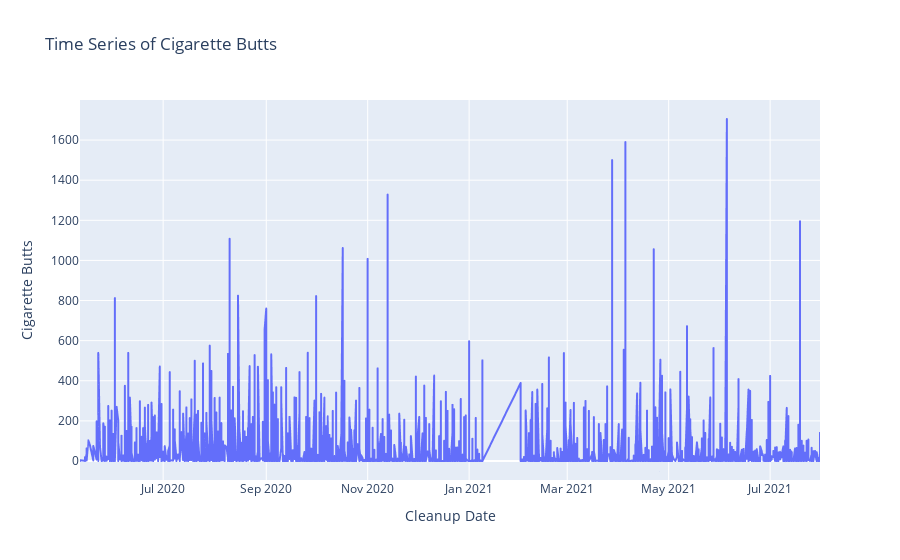

The notebook cell saved with this chart:
### Code cell
data2 = data.sort_values(by="Cleanup Date")
plot = px.line(data2, x="Cleanup Date", y="Cigarette Butts", title="Time Series of Cigarette Butts")
plot.show()

### Figure 1 — Plotly figure (JSON) as saved in the notebook; plotly's stock layout.template omitted (floating-point values rounded to 4 significant figures; data arrays with more than 128 entries replaced by an {"elided": "..."} marker saying what was removed)
{"data": [{"hovertemplate": "Cleanup Date=%{x}<br>Cigarette Butts=%{y}<extra></extra>", "legendgroup": "", "line": {"color": "#636efa", "dash": "solid"}, "marker": {"symbol": "circle"}, "mode": "lines", "name": "", "showlegend": false, "type": "scattergl", "x": {"elided": "3413 str values"}, "xaxis": "x", "y": {"elided": "3413 int values"}, "yaxis": "y"}], "layout": {"legend": {"tracegroupgap": 0}, "title": {"text": "Time Series of Cigarette Butts"}, "xaxis": {"anchor": "y", "domain": [0, 1], "title": {"text": "Cleanup Date"}}, "yaxis": {"anchor": "x", "domain": [0, 1], "title": {"text": "Cigarette Butts"}}}}
